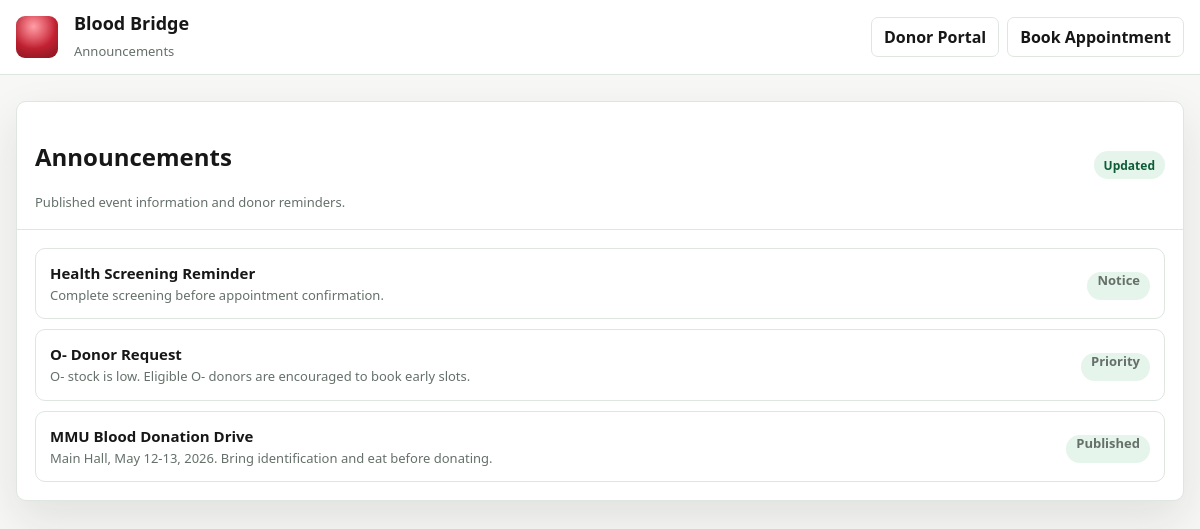
The app's page /donor-announcements.php with its own data.
### tables this page shows
CREATE TABLE IF NOT EXISTS `announcements` (
  `id` INT UNSIGNED NOT NULL AUTO_INCREMENT,
  `title` VARCHAR(180) NOT NULL,
  `status` VARCHAR(80) DEFAULT NULL,
  `event_date` DATE DEFAULT NULL,
  `details` TEXT DEFAULT NULL,
  `created_at` TIMESTAMP NOT NULL DEFAULT CURRENT_TIMESTAMP,
  PRIMARY KEY (`id`)
);

### includes/storage.php (called while the page is built, shortened)
<?php
function db(): PDO
{
    $dsn = 'mysql:host=' . DB_HOST . ';dbname=' . DB_NAME . ';charset=utf8mb4';
    $pdo = new PDO($dsn, DB_USER, DB_PASS, [
        PDO::ATTR_ERRMODE => PDO::ERRMODE_EXCEPTION,
        PDO::ATTR_DEFAULT_FETCH_MODE => PDO::FETCH_ASSOC,
        PDO::ATTR_EMULATE_PREPARES => false,
    ]);
    return $pdo;
}
function allowed_tables(): array
{
    return [
        'donors',
        'health_records',
        'profile_updates',
        'documents',
        'appointments',
        'inventory_updates',
        'appointment_decisions',
        'announcements',
        'donation_records',
        'matching_alerts',
        'appointment_slots',
    ];
}
function decode_record(array $record): array
{
    return $record;
}
function read_records(string $name, array $default = []): array
{
    try {
        $statement = db()->query('SELECT * FROM `' . $name . '` ORDER BY created_at DESC, id DESC');
        $records = array_map('decode_record', $statement->fetchAll());
    } catch (PDOException) {
        return $default;
    }
    return $records;
}
function h(string $value): string
{
    return htmlspecialchars($value, ENT_QUOTES, 'UTF-8');
}

### donor-announcements.php (the view, shortened to what this page needs)
<?php
require __DIR__ . '/includes/storage.php';
$announcements = read_records('announcements');
?>
<!doctype html>
<html lang="en">
<head>
  <link rel="stylesheet" href="styles.css">
</head>
<body>
  <div class="page-shell">
    <header class="topbar">
      <div class="topbar-inner">
        <div class="brand"><span class="brand-mark"></span><span><strong class="brand-title">Blood Bridge</strong><span class="brand-subtitle">Announcements</span></span></div>
        <nav class="nav-actions"><a class="nav-link" href="donor.php">Donor Portal</a><a class="nav-link" href="donor-appointment.php">Book Appointment</a></nav>
      </div>
    </header>
    <main class="container">
      <section class="panel">
        <div class="panel-header"><div><h1>Announcements</h1><p>Published event information and donor reminders.</p></div><span class="pill ok">Updated</span></div>
        <div class="panel-body records">
          <?php foreach ($announcements as $item): ?>
            <div class="record-card">
              <div><strong><?= h((string)($item['title'] ?? 'Announcement')); ?></strong><span><?= h((string)($item['details'] ?? '')); ?></span></div>
              <span class="pill ok"><?= h((string)($item['status'] ?? 'Published')); ?></span>
            </div>
          <?php endforeach; ?>
        </div>
      </section>
    </main>
  </div>
</body>
</html>

### styles.css (style rules this page uses)
:root { --bg: #f7f8f6; --surface: #ffffff; --surface-soft: #fbfcfa; --ink: #171717; --muted: #65706a; --line: #dfe5df; --red: #c82435; --red-dark: #981c2b; --teal: #08756f; --green: #2c7a4b; --amber: #b56d16; --blue: #315f9c; --shadow: 0 18px 45px rgba(26, 31, 28, .10); }
* { box-sizing: border-box; }
html { scroll-behavior: smooth; }
body { margin: 0; font-family: "Segoe UI", Arial, sans-serif; color: var(--ink); background: var(--bg); }
a { color: inherit; }
.page-shell { min-height: 100vh; display: grid; grid-template-rows: auto 1fr; }
.topbar { min-height: 74px; border-bottom: 1px solid var(--line); background: rgba(255, 255, 255, .92); backdrop-filter: blur(14px); position: sticky; top: 0; z-index: 20; }
.topbar-inner { width: min(1220px, calc(100% - 32px)); margin: 0 auto; min-height: 74px; display: flex; align-items: center; justify-content: space-between; gap: 16px; }
.brand { display: flex; align-items: center; gap: 16px; text-decoration: none; min-width: 0; }
.brand-mark { width: 42px; height: 42px; border-radius: 9px; background: radial-gradient(circle at 42% 25%, #ff9ea6, var(--red) 56%, var(--red-dark)); box-shadow: inset 0 -8px 12px rgba(80, 0, 0, .20); flex: 0 0 auto; }
.brand-title { display: block; margin: 0; font-size: 18px; line-height: 1.1; letter-spacing: 0; white-space: nowrap; overflow: hidden; text-overflow: ellipsis; }
.brand-subtitle { display: block; margin: 8px 0 0; color: var(--muted); font-size: 13px; }
.nav-actions { display: flex; align-items: center; justify-content: flex-end; gap: 8px; flex-wrap: wrap; }
.nav-link, .btn-secondary { min-height: 38px; display: inline-flex; align-items: center; justify-content: center; border: 1px solid var(--line); border-radius: 7px; background: #fff; color: var(--ink); text-decoration: none; padding: 8px 12px; font-weight: 600; }
.container { width: min(1220px, calc(100% - 32px)); margin: 0 auto; padding: 26px 0 40px; }
.panel, .metric, .function-card, .record-card { border: 1px solid var(--line); border-radius: 10px; background: var(--surface); box-shadow: var(--shadow); }
.panel-header { min-height: 70px; display: flex; align-items: center; justify-content: space-between; gap: 14px; padding: 18px; border-bottom: 1px solid var(--line); }
.panel-header p { margin: 5px 0 0; color: var(--muted); font-size: 13px; }
.panel-body { padding: 18px; }
.pill { min-height: 28px; display: inline-flex; align-items: center; justify-content: center; border-radius: 999px; padding: 0 10px; font-size: 12px; font-weight: 700; white-space: nowrap; }
.ok { color: #0d5c37; background: #e5f5eb; }
.records { display: grid; gap: 10px; }
.record-card { box-shadow: none; padding: 14px; display: grid; grid-template-columns: 1fr auto; gap: 14px; align-items: center; }
.record-card strong { display: block; font-size: 15px; }
.record-card span { display: block; margin-top: 4px; color: var(--muted); font-size: 13px; line-height: 1.35; }

### records on screen
announcements: title "Health Screening Reminder", details "Complete screening before appointment confirmation.", status "Notice"
announcements: title "O- Donor Request", details "O- stock is low. Eligible O- donors are encouraged to book early slots.", status "Priority"
announcements: title "MMU Blood Donation Drive", details "Main Hall, May 12-13, 2026. Bring identification and eat before donating.", status "Published"
